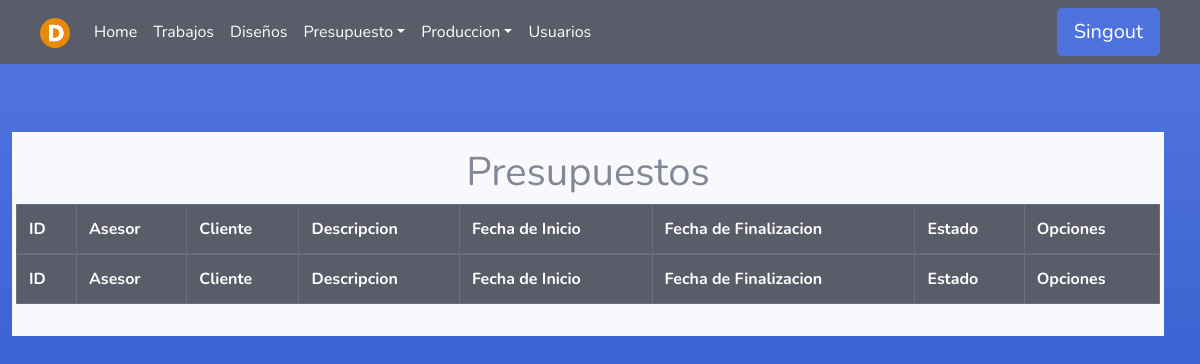
Page /Presupuesto/Finalizados/ (signed in) on the earlier database version.
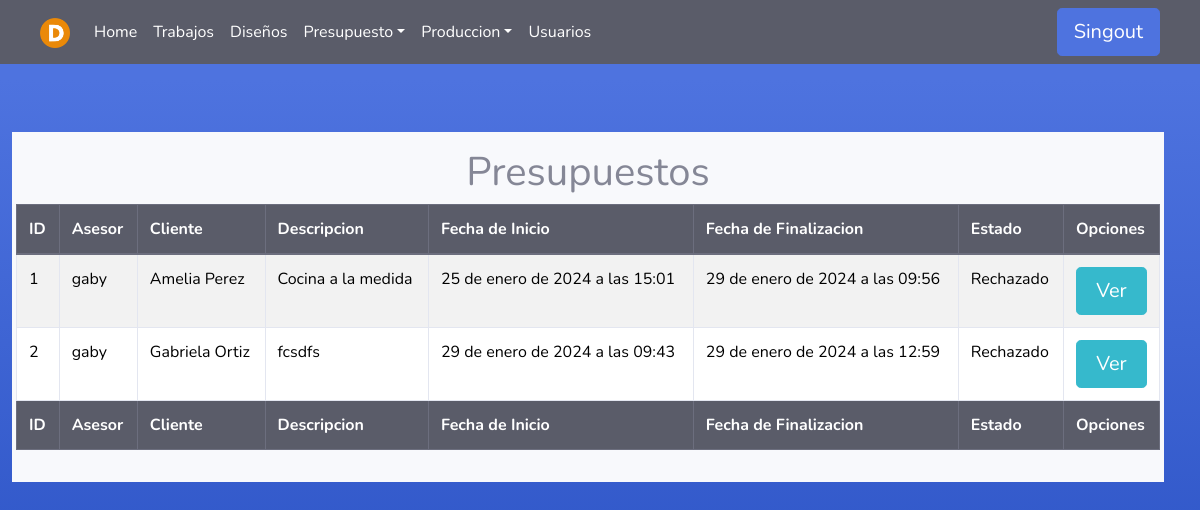
Same page on the later database version.
### Asesores/models.py (models this page shows)
class Presupuesto(models.Model):
    asesor = models.ForeignKey(User, on_delete=models.PROTECT, null=False, blank=False)
    fecha_inicio = models.DateTimeField(null=False, auto_now_add=True, blank=False)
    cliente = models.CharField(max_length=100, null=False, blank=False)
    descripcion = models.TextField(null=False, blank=False)
    estado=models.TextField(null=True, blank=True)
    fecha_fin = models.DateTimeField(null=True, blank=True)

### Asesores/views.py (the view)
# urls.py: path('Presupuesto/Finalizados/', asesor_views.listadoPF , name='PresupuestoFin'),
def listadoPF(request):
    user = request.user
    if user.groups.filter(name='Asesor').exists():
        pres = Presupuesto.objects.filter(fecha_fin__isnull=False, asesor=user)
        return render(request, 'Asesor/listado_presupuesto_fin.html', {'pres': pres})
    elif (user.groups.filter(name='Administrador').exists() or user.is_superuser):
        pres = Presupuesto.objects.filter(fecha_fin__isnull=False)
        return render(request, 'Asesor/listado_presupuesto_fin.html', {'pres': pres})
    else:
        error = "No tienes permiso para acceder a esta página."
        return render(request, '404.html', {'error': error})

### Templates/Asesor/listado_presupuesto_fin.html
{% extends 'tables.html' %}
{% block botones%}
<div class="text-center">
    <h1>Presupuestos</h1>
</div>
{% endblock %}
{% load static %}
{% block head %}
<th>ID</th>
{% if user.is_superuser or  user.groups.all.0.name == "Administrador" %}
<th>Asesor</th>
{% endif %}
<th>Cliente</th>
<th>Descripcion</th>
<th>Fecha de Inicio</th>
<th>Fecha de Finalizacion</th>
<th>Estado</th>
<th>Opciones</th>
{% endblock %}
{% block tbody %}
{% for p in pres %}
<tr>
    <td>{{ p.id }}</td>
    {% if user.is_superuser or  user.groups.all.0.name == "Administrador" %}
        <td>{{ p.asesor }}</td>
    {% endif %}
    <td>{{ p.cliente }}</td>
    <td>{{ p.descripcion }}</td>
    <td>{{ p.fecha_inicio }}</td>
    <td>{{ p.fecha_fin }}</td>
    <td>{{ p.estado }}</td>
    <td>
        <div>
            <a class="btn btn btn-info btn-lg btn-block" href="#">Ver</a>
        </div>
    </td>
</tr>
{% endfor %}
 {% endblock %}
 {% block footer %}
 <th>ID</th>
 {% if user.is_superuser or  user.groups.all.0.name == "Administrador" %}
<th>Asesor</th>
{% endif %}
 <th>Cliente</th>
 <th>Descripcion</th>
 <th>Fecha de Inicio</th>
 <th>Fecha de Finalizacion</th>
 <th>Estado</th>
 <th>Opciones</th>
 {% endblock %}

### Templates/tables.html (shortened to what this page needs)
{% extends 'core.html' %}
{% block content%}
{% load static %}
<link rel="stylesheet" href="https://cdn.datatables.net/1.13.7/css/jquery.dataTables.min.css">
<link rel="stylesheet" href="https://cdn.datatables.net/buttons/2.4.2/css/buttons.dataTables.min.css">
<div class="row container col-md-12">
    <div class="mt-5 p-3 bg-light">
        {% block botones %} {% endblock %}
        <div class="row justify-content-center">
            <table id="example" class="table table-striped table-hover table-bordered" style="width:100%">
                <thead class="thead-dark">
                    <tr>
                        {% block head %} {% endblock %}
                    </tr>
                </thead>
                <tbody>
                    {% block tbody %} {% endblock %}
                </tbody>
                <tfoot class="thead-dark">
                    <tr>
                        {% block footer %} {% endblock %}
                    </tr>
                </tfoot>
            </table>
        </div>
    </div>
</div>
{% endblock %}

### Templates/core.html (shortened to what this page needs)
<!DOCTYPE html>
<html lang="en">
<head>
    {% load static %}
    <link rel="stylesheet" href="{% static 'css/bootstrap.min.css' %}">
    <link href="{% static 'css/navbars.css' %}" rel="stylesheet" type="text/css">
    <link href="{% static 'css/sb-admin-2.min.css' %}" rel="stylesheet" type="text/css">
</head>
<body class="bg-gradient-primary">
    <header>
        <nav class="navbar navbar-expand-lg navbar-dark bg-dark" aria-label="Fifth navbar example">
            <div class="container-fluid">
                <a class="navbar-brand" href="{% url 'index' %}">
                    <img src="{% static 'img/Logo DeseretOriginal.png' %}" alt="Logo" height="30">
                </a>
                <div class="collapse navbar-collapse justify-content-between " id="navbarsExample05">
                    <ul class="navbar-nav me-auto mb-2 mb-lg-0 ">
                        {% if user.is_authenticated %}
                        <li class="nav-item">
                            <a class="nav-link active" aria-current="page" href="{% url 'index' %}">Home</a>
                        </li>
                        {% if user.is_superuser or not user.groups.all.0.name == "Asesor"  and not user.groups.all.0.name == "Designer" %}
                        <li class="nav-item">
                            <a class="nav-link active" aria-current="page" href="/Trabajos/">Trabajos</a>
                        </li>
                        {% endif %}
                        {% if user.is_superuser or user.groups.all.0.name == "Designer" or user.groups.all.0.name == "Administrador" %}
                        <li class="nav-item">
                            <a class="nav-link active" aria-current="page" href="{% url 'Designs' %}">Diseños</a>
                        </li>
                        {% endif %}
                        {% if user.is_superuser or user.groups.all.0.name == "Asesor" %}
                        <li class="nav-item dropdown">
                            <a class="nav-link active dropdown-toggle" href="#" data-bs-toggle="dropdown"
                                aria-expanded="false">Presupuesto</a>
                        </li>
                        {% endif %}
                        {% if user.is_superuser or user.groups.all.0.name == "Administrador" %}
                        <li class="nav-item dropdown">
                            <a class="nav-link active dropdown-toggle" href="#" data-bs-toggle="dropdown"
                                aria-expanded="false">Produccion</a>
                        </li>
                        <li class="nav-item">
                            <a class="nav-link active" aria-current="page" href="{% url 'usuarios' %}">Usuarios</a>
                        </li>
                        {% endif %}
                        {% endif %}
                    </ul>
                    <div>
                        {% if user.is_authenticated %}
                        <a class="btn btn-primary btn-lg" href="{% url 'signout' %}">Singout</a>
                        {% else %}
                        <a class="btn btn-primary btn-lg" href="{% url 'signin' %}">Login</a>
                        {% endif %}
                    </div>
                </div>
            </div>
        </nav>
    </header>
    {% block content %} {% endblock %}
</body>
</html>

### static/css/navbars.css (style rules this page uses)
body { padding-bottom: 20px; }
.navbar { margin-bottom: 20px; }

Differences in the rows shown:
now on this page (row edited): Presupuesto: id "1", asesor "gaby", cliente "Amelia Perez", descripcion "Cocina a la medida", fecha_inicio "25 de enero de 2024 a las 15:01", fecha_fin "29 de enero de 2024 a las 09:56", estado "Rechazado"
added Presupuesto: id "2", asesor "gaby", cliente "Gabriela Ortiz", descripcion "fcsdfs", fecha_inicio "29 de enero de 2024 a las 09:43", fecha_fin "29 de enero de 2024 a las 12:59", estado "Rechazado"
